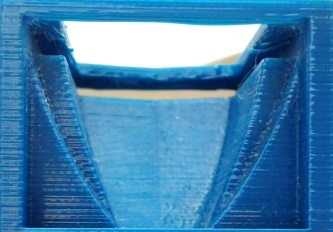
#> input picture Raspberry Pi/ref-bg.jpg, 333 x 232 px, found by its file name
$ python create-bg-mask-edge-detection.py
#> lines starting #> are read from the running program, lines starting #| are printed output that depends on the picture
import cv2
import numpy as np

# Define bounding box coordinates for ROI comparison
x1, y1 = 150, 130
x2, y2 = 515, 440

# Load reference image
reference_image = cv2.imread("ref-bg.jpg")
#> reference_image is the input picture: shape (232, 333, 3); mean B, G, R 174.3, 128.7, 64.7

# Initial thresholds
initial_threshold = 45
initial_density_threshold = 40  # As percentage

# Unused callback for trackbars
def on_trackbar(val):
    pass

# Open webcam
cap = cv2.VideoCapture(0)

if not cap.isOpened():
    print("Error: Could not open webcam.")
else:
    print("Press 'q' to quit.")
    cv2.namedWindow("Frame with ROI Highlighted")
    cv2.createTrackbar("Threshold", "Frame with ROI Highlighted", initial_threshold, 255, on_trackbar)
    cv2.createTrackbar("Density Threshold (%)", "Frame with ROI Highlighted", initial_density_threshold, 100, on_trackbar)

    while True:
        ret, frame = cap.read()
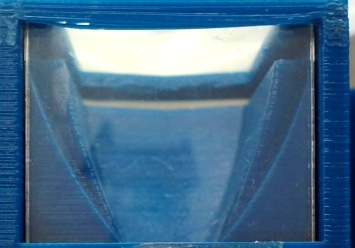
#> input picture Raspberry Pi/ref-bg copy.jpg, 355 x 248 px, given in place of the camera
#> frame is the input picture: shape (248, 355, 3); mean B, G, R 141.9, 109.5, 69.3
        if not ret:
            print("Error: Could not read frame.")
            break

        # Get trackbar values
        threshold = cv2.getTrackbarPos("Threshold", "Frame with ROI Highlighted")
        density_threshold = cv2.getTrackbarPos("Density Threshold (%)", "Frame with ROI Highlighted") / 100

        # Extract ROI and compute absolute differences for red and green channels
        roi = frame[y1:y2, x1:x2]
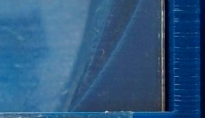
#> roi: shape (118, 205, 3); mean B, G, R 128.6, 88.7, 47
#> (the run stopped early here; a loop or call above may not have finished)
